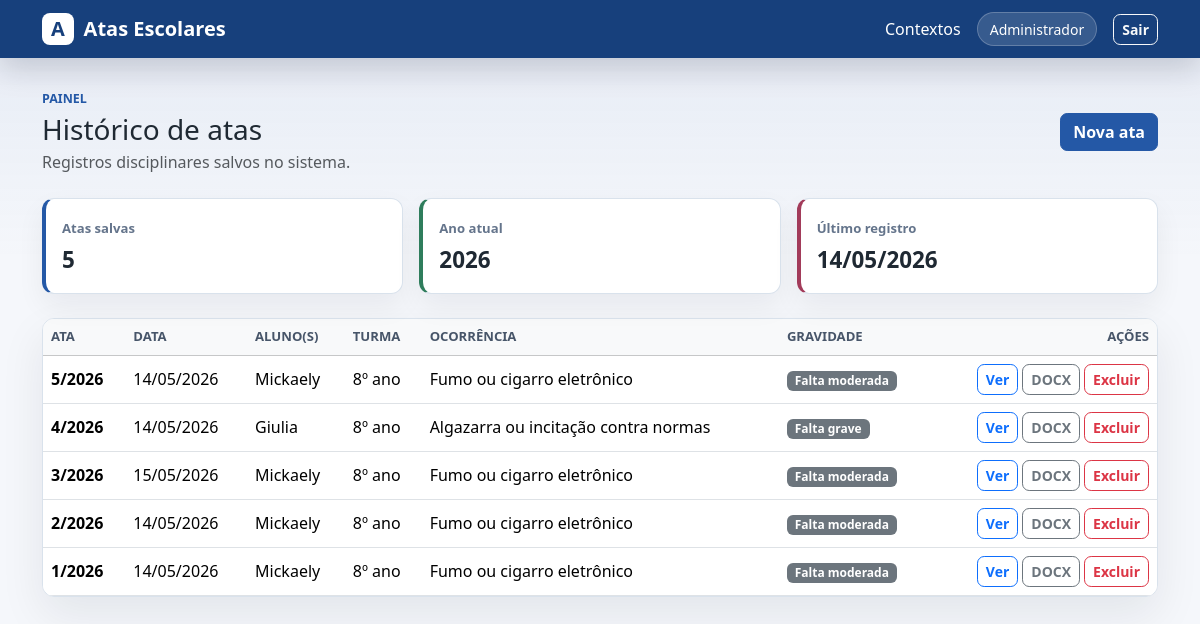
/ (signed in), run on the app's committed database.
### models.py (models this page shows)
class Usuario(Base):
    __tablename__ = "usuarios"
    id = Column(Integer, primary_key=True, index=True)
    nome = Column(String(120), nullable=False)
    usuario = Column(String(80), unique=True, index=True, nullable=False)
    senha_hash = Column(String(255), nullable=False)

class Ata(Base):
    __tablename__ = "atas"
    id = Column(Integer, primary_key=True, index=True)
    numero = Column(String(30), nullable=False)
    ano = Column(Integer, nullable=False)
    data_ocorrencia = Column(Date, nullable=False)
    periodo = Column(String(100), nullable=False)
    local = Column(String(150), nullable=False)
    alunos = Column(Text, nullable=False)
    turma = Column(String(80), nullable=False)
    tipo_ocorrencia = Column(String(180), nullable=False)
    relato_simples = Column(Text, nullable=False)
    providencias = Column(Text, nullable=False)
    responsavel_convocado = Column(Boolean, default=False)
    nome_responsavel = Column(String(180), nullable=True)
    reincidencia = Column(Boolean, default=False)
    artigo = Column(String(20), nullable=False)
    inciso = Column(String(20), nullable=False)
    gravidade = Column(String(80), nullable=False)
    sancao = Column(String(180), nullable=False)
    texto_gerado = Column(Text, nullable=False)
    assinaturas = Column(Text, nullable=False, default="")
    criado_em = Column(DateTime, default=datetime.utcnow, nullable=False)

### main.py (the view)
@app.get("/")
def index(
    request: Request,
    db: Session = Depends(get_db),
    user: Usuario = Depends(usuario_logado),
):
    atas = db.query(Ata).order_by(Ata.criado_em.desc()).all()
    return templates.TemplateResponse(
        "index.html", {"request": request, "atas": atas, "user": user}
    )

### templates/index.html (shortened to what this page needs)
{% extends "base.html" %}
{% block content %}
<div class="d-flex flex-column flex-md-row justify-content-between gap-3 align-items-md-center mb-4">
  <div>
    <p class="section-kicker mb-1">Painel</p>
    <h1 class="h3 mb-1">Histórico de atas</h1>
    <p class="text-muted mb-0">Registros disciplinares salvos no sistema.</p>
  </div>
  <a class="btn btn-primary" href="/atas/nova">Nova ata</a>
</div>
<section class="summary-grid mb-4">
  <div class="summary-item">
    <span class="summary-label">Atas salvas</span>
    <strong>{{ atas|length }}</strong>
  </div>
  <div class="summary-item accent-green">
    <span class="summary-label">Ano atual</span>
    <strong>{{ atas[0].ano if atas else "-" }}</strong>
  </div>
  <div class="summary-item accent-rose">
    <span class="summary-label">Último registro</span>
    <strong>{{ atas[0].data_ocorrencia.strftime("%d/%m/%Y") if atas else "-" }}</strong>
  </div>
</section>
<div class="table-panel">
  <table class="table table-hover align-middle mb-0 app-table">
    <thead class="table-light">
      <tr>
        <th>Ata</th>
        <th>Data</th>
        <th>Aluno(s)</th>
        <th>Turma</th>
        <th>Ocorrência</th>
        <th>Gravidade</th>
        <th class="text-end">Ações</th>
      </tr>
    </thead>
    <tbody>
      {% for ata in atas %}
      <tr>
        <td class="fw-semibold text-nowrap">{{ ata.numero }}/{{ ata.ano }}</td>
        <td>{{ ata.data_ocorrencia.strftime("%d/%m/%Y") }}</td>
        <td>{{ ata.alunos }}</td>
        <td>{{ ata.turma }}</td>
        <td>{{ ata.tipo_ocorrencia }}</td>
        <td><span class="badge text-bg-secondary">{{ ata.gravidade }}</span></td>
        <td class="text-end">
          <div class="d-inline-flex gap-1">
            <a class="btn btn-sm btn-outline-primary" href="/atas/{{ ata.id }}">Ver</a>
            <a class="btn btn-sm btn-outline-secondary" href="/atas/{{ ata.id }}/docx">DOCX</a>
            <form method="post" action="/atas/{{ ata.id }}/excluir" onsubmit="return confirm('Excluir definitivamente a ata nº {{ ata.numero }}/{{ ata.ano }}?');">
              <button class="btn btn-sm btn-outline-danger" type="submit">Excluir</button>
            </form>
          </div>
        </td>
      </tr>
      {% else %}
      <tr>
        <td colspan="7" class="empty-state">Nenhuma ata salva ainda.</td>
      </tr>
      {% endfor %}
    </tbody>
  </table>
</div>
{% endblock %}

### templates/base.html (shortened to what this page needs)
<!doctype html>
<html lang="pt-br">
<head>
  <link href="https://cdn.jsdelivr.net/npm/bootstrap@5.3.3/dist/css/bootstrap.min.css" rel="stylesheet">
  <link href="{{ url_for('static', path='/style.css') }}" rel="stylesheet">
</head>
<body>
  <nav class="navbar navbar-expand-lg app-navbar">
    <div class="container">
      <a class="navbar-brand fw-semibold" href="/">
        <span class="brand-mark">A</span>
        Atas Escolares
      </a>
      {% if user %}
      <div class="d-flex align-items-center gap-3">
        <a class="nav-link text-white" href="/contextos">Contextos</a>
        <span class="user-chip">{{ user.nome }}</span>
        <a class="btn btn-sm btn-outline-light" href="/logout">Sair</a>
      </div>
      {% endif %}
    </div>
  </nav>
  <main class="container app-shell">
    {% block content %}{% endblock %}
  </main>
</body>
</html>

### static/style.css (style rules this page uses)
:root { --ink: #1f2933; --muted: #64748b; --line: #d9e2ec; --surface: #ffffff; --page: #f5f7fb; --primary: #2458a6; --primary-strong: #17407c; --green: #2f7d5c; --rose: #a23b5a; --shadow: 0 18px 45px rgba(15, 23, 42, 0.08); }
body { background: linear-gradient(180deg, rgba(36, 88, 166, 0.08), transparent 260px), var(--page); color: var(--ink); }
.app-navbar { background: var(--primary-strong); box-shadow: 0 10px 30px rgba(15, 23, 42, 0.18); }
.navbar-brand { color: #fff; display: inline-flex; align-items: center; gap: 0.6rem; }
.brand-mark { width: 2rem; height: 2rem; display: inline-grid; place-items: center; border-radius: 0.5rem; background: #ffffff; color: var(--primary-strong); font-weight: 800; }
.user-chip { color: #fff; background: rgba(255, 255, 255, 0.14); border: 1px solid rgba(255, 255, 255, 0.22); border-radius: 999px; padding: 0.35rem 0.75rem; font-size: 0.875rem; }
.app-shell { padding-top: 2rem; padding-bottom: 3rem; }
.section-kicker { color: var(--primary); font-size: 0.78rem; font-weight: 800; letter-spacing: 0; text-transform: uppercase; }
.btn { border-radius: 0.45rem; font-weight: 600; }
.btn-primary { background: var(--primary); border-color: var(--primary); }
.login-box, .form-surface, .editor-panel, .side-panel, .table-panel, .detail-strip, .ata-document { background: var(--surface); border: 1px solid var(--line); border-radius: 0.75rem; box-shadow: var(--shadow); }
.summary-grid { display: grid; grid-template-columns: repeat(3, minmax(0, 1fr)); gap: 1rem; }
.summary-item { background: var(--surface); border: 1px solid var(--line); border-left: 4px solid var(--primary); border-radius: 0.75rem; padding: 1rem; box-shadow: 0 12px 28px rgba(15, 23, 42, 0.06); }
.summary-item strong { display: block; margin-top: 0.25rem; font-size: 1.4rem; }
.summary-label { color: var(--muted); font-size: 0.82rem; font-weight: 700; }
.accent-green { border-left-color: var(--green); }
.accent-rose { border-left-color: var(--rose); }
.table-panel { overflow-x: auto; }
.app-table thead th { color: #475569; font-size: 0.82rem; text-transform: uppercase; letter-spacing: 0; }
.app-table tbody tr { transition: background-color 0.15s ease, transform 0.15s ease; }
.table td, .table th { vertical-align: middle; }

### data on the page
Usuario: nome "Administrador"
Ata: ano "2026", data_ocorrencia "14/05/2026", numero "5", alunos "Mickaely", turma "8º ano", tipo_ocorrencia "Fumo ou cigarro eletrônico", gravidade "Falta moderada"
Ata: numero "4", ano "2026", data_ocorrencia "14/05/2026", alunos "Giulia", turma "8º ano", tipo_ocorrencia "Algazarra ou incitação contra normas", gravidade "Falta grave"
Ata: numero "3", ano "2026", data_ocorrencia "15/05/2026", alunos "Mickaely", turma "8º ano", tipo_ocorrencia "Fumo ou cigarro eletrônico", gravidade "Falta moderada"
Ata: numero "2", ano "2026", data_ocorrencia "14/05/2026", alunos "Mickaely", turma "8º ano", tipo_ocorrencia "Fumo ou cigarro eletrônico", gravidade "Falta moderada"
Ata: numero "1", ano "2026", data_ocorrencia "14/05/2026", alunos "Mickaely", turma "8º ano", tipo_ocorrencia "Fumo ou cigarro eletrônico", gravidade "Falta moderada"

### other printed values
{{ atas|length }} "5"
